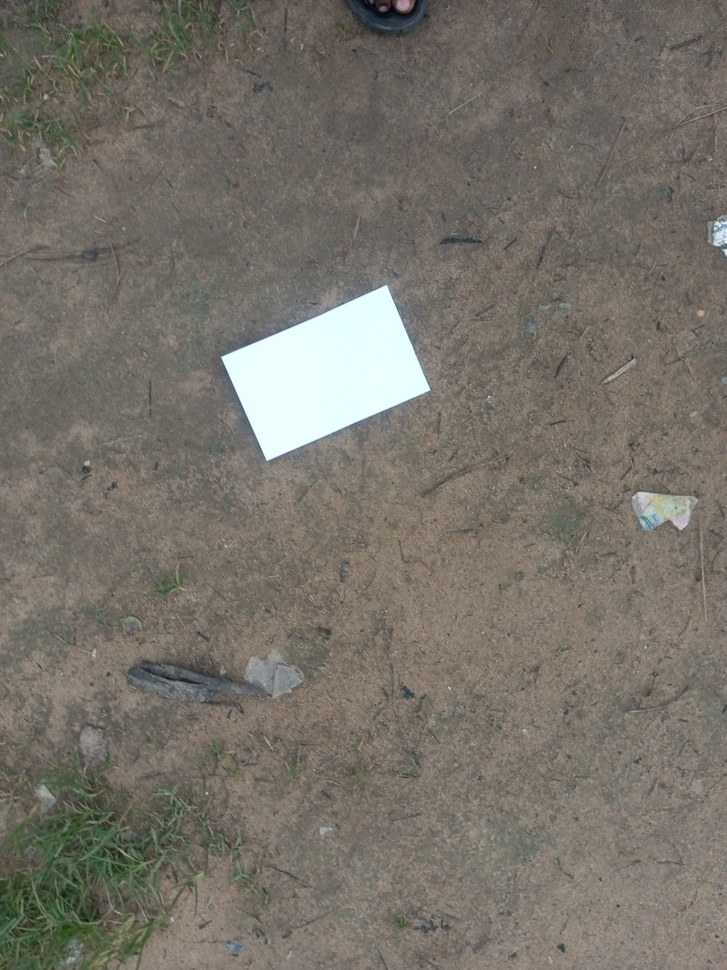
#> input picture input/IMG_20260708_182317_773.jpg, 727 x 970 px, shrunk from 3048 x 4064 before the run; its folder holds only this picture in this run
$ python shape_detector.py
#> lines starting #> are read from the running program, lines starting #| are printed output that depends on the picture; after the words box and inside, x2 and y2 are one past the last pixel; in counts of white or black regions, pixels touching at a corner belong together
#> in process_image, image is the input picture: shape (970, 727, 3); mean B, G, R 104.8, 113.4, 118.1
"""
Detect and classify cardboard geometric shapes in static drone images.

Usage:
    python shape_detector.py
    python shape_detector.py input --output output
    python shape_detector.py input --method adaptive
    python shape_detector.py input --method canny --min-area 2500
    python shape_detector.py input --method hsv --hsv-target cardboard
    python shape_detector.py input --method hsv --hsv-target white

The default method is "auto", which compares adaptive thresholding and Canny
edge detection and uses the one that produces the cleaner contour set.
"""

from __future__ import annotations

import argparse
import csv
import logging
from dataclasses import dataclass
from pathlib import Path
from typing import Iterable

import cv2
import numpy as np


# -----------------------------
# Tunable project parameters
# -----------------------------

BLUR_KERNEL_SIZE = 9
ADAPTIVE_BLOCK_SIZE = 41
ADAPTIVE_C = 5
CANNY_LOW_THRESHOLD = 50
CANNY_HIGH_THRESHOLD = 150
MORPH_OPEN_KERNEL_SIZE = 5
MIN_CONTOUR_AREA = 1500.0
APPROX_EPSILON_FACTOR = 0.03

# Four-sided shapes are treated as squares when their bounding box is near 1:1.
# The tolerance is intentionally broad because drone images may have mild tilt.
SQUARE_ASPECT_TOLERANCE = 0.22

# High circularity is close to 1.0 for a perfect circle.
CIRCLE_MIN_CIRCULARITY = 0.78
CIRCLE_ASPECT_TOLERANCE = 0.20
CIRCLE_MIN_ENCLOSING_FILL = 0.96
ELLIPSE_MIN_CIRCULARITY = 0.45
ELLIPSE_MIN_ASPECT_RATIO = 1.20
HIGH_VERTEX_ROUND_MIN_CIRCULARITY = ELLIPSE_MIN_CIRCULARITY

# Shape validity gates. These run before a contour is accepted as a known shape.
SHAPE_CONFIDENCE_THRESHOLD = 0.75
CONVEXITY_MIN_RATIO = 0.90
SIDE_LENGTH_CV_MAX = 0.25
ANGLE_CV_MAX = 0.20
AREA_DEVIATION_MAX = 0.30

# Optional HSV fallback. Pick a named target with --hsv-target, or override the
# exact bounds with --hsv-lower/--hsv-upper when a real cutout color needs tuning.
HSV_CARDBOARD_LOWER = (5, 45, 45)
HSV_CARDBOARD_UPPER = (35, 255, 255)
HSV_WHITE_LOWER = (0, 0, 180)
HSV_WHITE_UPPER = (179, 40, 255)
HSV_TARGETS = {
    "cardboard": (HSV_CARDBOARD_LOWER, HSV_CARDBOARD_UPPER),
    "white": (HSV_WHITE_LOWER, HSV_WHITE_UPPER),
}
DEFAULT_HSV_TARGET = "cardboard"
HSV_LOWER = HSV_CARDBOARD_LOWER
HSV_UPPER = HSV_CARDBOARD_UPPER

LABEL_FONT = cv2.FONT_HERSHEY_SIMPLEX
LABEL_SCALE = 1.0
LABEL_THICKNESS = 2
ANNOTATION_BASE_LONG_EDGE = 1000.0
ANNOTATION_MIN_SCALE = 0.75
ANNOTATION_MAX_SCALE = 3.0
LABEL_MIN_SCALE = 0.75
LABEL_MAX_SCALE = 2.6
LABEL_MIN_THICKNESS = 2
LABEL_MAX_THICKNESS = 8
LABEL_BOX_PADDING_X = 8
LABEL_BOX_PADDING_Y = 6
ANNOTATION_MIN_THICKNESS = 1
ANNOTATION_MAX_THICKNESS = 8
CONTOUR_COLOR = (0, 255, 0)
LABEL_COLOR = (255, 255, 255)
LABEL_BACKGROUND_COLOR = (32, 32, 32)
IMAGE_SUFFIXES = {".bmp", ".jpeg", ".jpg", ".png", ".tif", ".tiff", ".webp"}


VERTEX_SHAPES = {
    3: "Triangle",
    5: "Pentagon",
    6: "Hexagon",
    7: "Heptagon",
    8: "Octagon",
    9: "Nonagon",
    10: "Decagon",
}


@dataclass(frozen=True)
class ShapeConfidence:
    score: float
    passed: bool
    reasons: tuple[str, ...]
    convexity_ratio: float
    side_length_cv: float | None
    angle_cv: float | None
    area_deviation: float | None


@dataclass(frozen=True)
class Detection:
    shape: str
    vertices: int
    area: float
    bbox: tuple[int, int, int, int]
    contour: np.ndarray
    approx: np.ndarray
    circularity: float
    confidence: float


def ensure_odd(value: int, minimum: int = 3) -> int:
    """Return an odd integer accepted by Gaussian/adaptive threshold kernels."""
    value = max(value, minimum)
    return value if value % 2 == 1 else value + 1


# [14 lines left out: function parse_hsv_triplet, not called in this run]


def resolve_hsv_bounds(
    hsv_target: str,
    hsv_lower: tuple[int, int, int] | None,
    hsv_upper: tuple[int, int, int] | None,
) -> tuple[tuple[int, int, int], tuple[int, int, int]]:
    target_lower, target_upper = HSV_TARGETS[hsv_target]
    return hsv_lower or target_lower, hsv_upper or target_upper


def preprocess_image(
    image: np.ndarray,
    method: str,
    blur_kernel_size: int = BLUR_KERNEL_SIZE,
    adaptive_block_size: int = ADAPTIVE_BLOCK_SIZE,
    adaptive_c: int = ADAPTIVE_C,
    canny_low: int = CANNY_LOW_THRESHOLD,
    canny_high: int = CANNY_HIGH_THRESHOLD,
    hsv_lower: tuple[int, int, int] = HSV_LOWER,
    hsv_upper: tuple[int, int, int] = HSV_UPPER,
    morph_kernel_size: int = MORPH_OPEN_KERNEL_SIZE,
) -> np.ndarray:
    """Create a binary image suitable for contour extraction."""
#> called with method = 'adaptive', blur_kernel_size = 9, adaptive_block_size = 41, adaptive_c = 5, canny_low = 50, canny_high = 150, hsv_lower = (5, 45, 45), hsv_upper = (35, 255, 255)
    blur_kernel_size = ensure_odd(blur_kernel_size)
    adaptive_block_size = ensure_odd(adaptive_block_size)
    morph_kernel_size = max(1, morph_kernel_size)
    morph_kernel = np.ones((morph_kernel_size, morph_kernel_size), np.uint8)

    if method == "hsv":
        hsv = cv2.cvtColor(image, cv2.COLOR_BGR2HSV)
        mask = cv2.inRange(hsv, np.array(hsv_lower), np.array(hsv_upper))
        mask = cv2.morphologyEx(mask, cv2.MORPH_OPEN, morph_kernel)
        return cv2.morphologyEx(mask, cv2.MORPH_CLOSE, morph_kernel)

    gray = cv2.cvtColor(image, cv2.COLOR_BGR2GRAY)
    blurred = cv2.GaussianBlur(gray, (blur_kernel_size, blur_kernel_size), 0)

    if method == "adaptive":
        binary = cv2.adaptiveThreshold(
            blurred,
            255,
            cv2.ADAPTIVE_THRESH_GAUSSIAN_C,
            cv2.THRESH_BINARY_INV,
            adaptive_block_size,
            adaptive_c,
        )
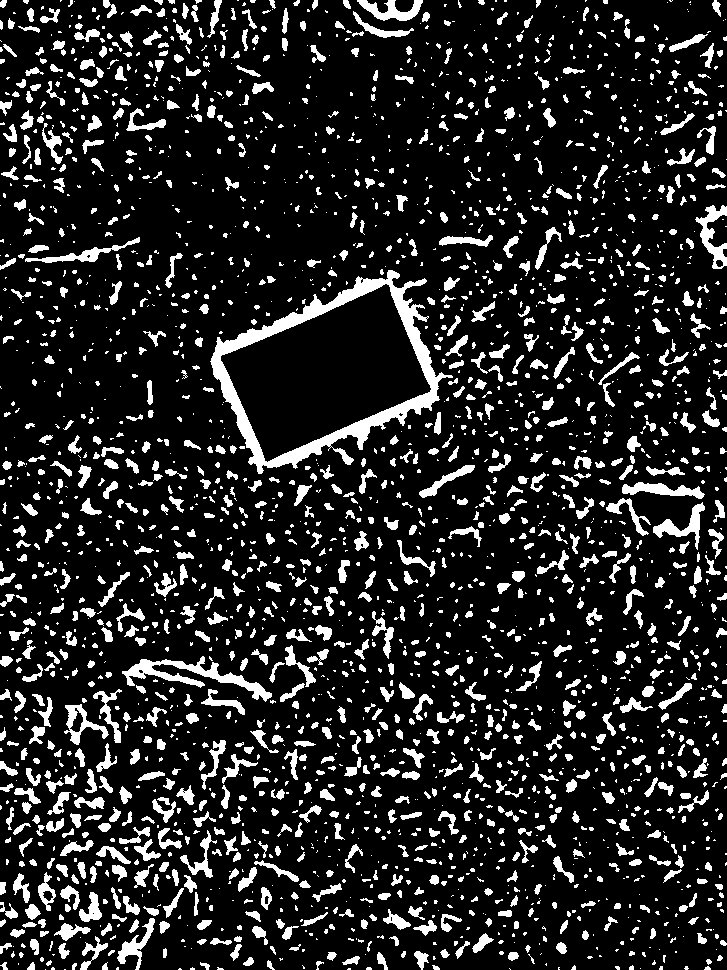
#> binary: shape (970, 727); 14.5% white; 2705 white regions (1505 under 20 px), largest, box (x1, y1, x2, y2) and area: (210, 270, 453, 474) 7902, (122, 656, 272, 702) 1742, (695, 205, 727, 269) 795
        # Opening removes small texture specks before contour extraction.
        binary = cv2.morphologyEx(binary, cv2.MORPH_OPEN, morph_kernel)
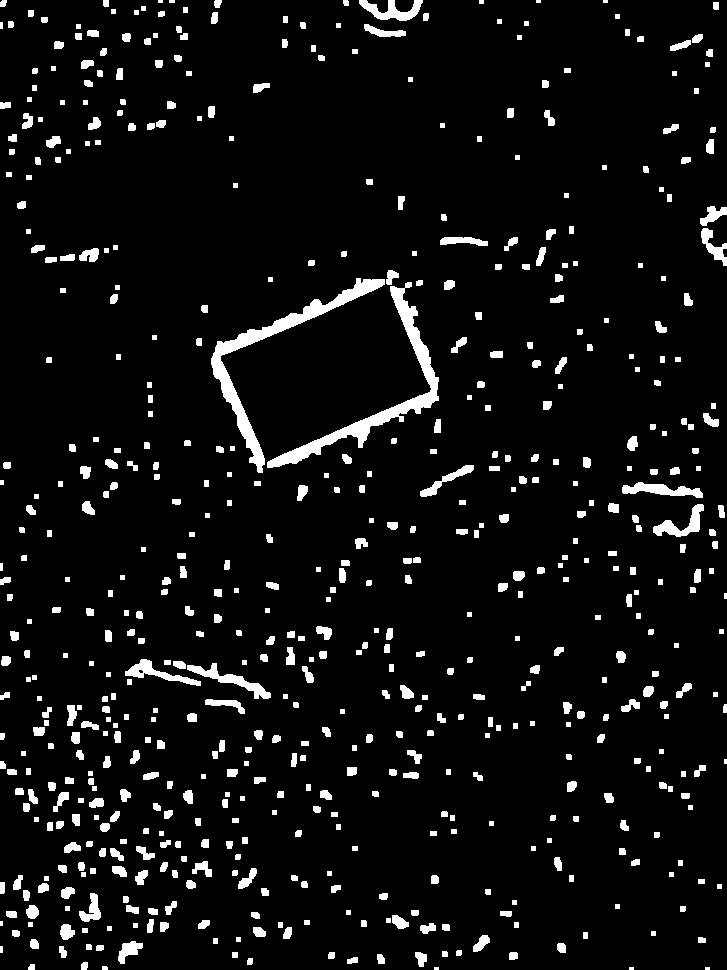
#> binary: shape (970, 727); 6.2% white; 615 white regions (10 under 20 px), largest, box (x1, y1, x2, y2) and area: (211, 278, 385, 473) 3587, (267, 282, 439, 468) 3578, (187, 663, 271, 699) 757
        return cv2.morphologyEx(binary, cv2.MORPH_CLOSE, morph_kernel)
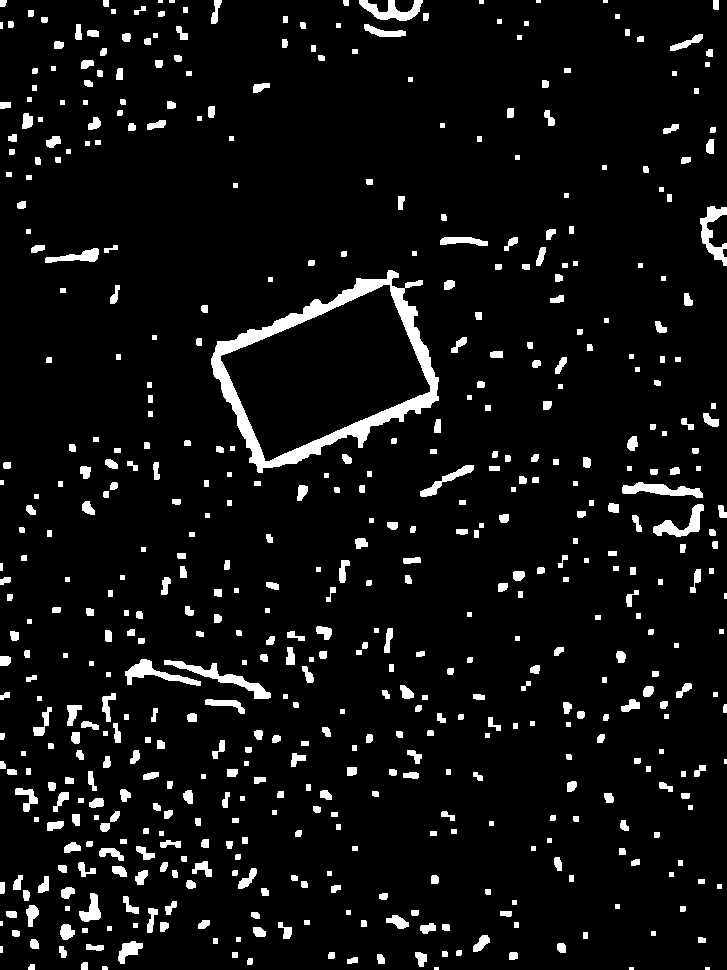
#> returned value: shape (970, 727); 6.3% white; 555 white regions (10 under 20 px)

    if method == "canny":
        edges = cv2.Canny(blurred, canny_low, canny_high)
        # Closing joins small gaps in shape outlines caused by texture/shadows.
        return cv2.morphologyEx(edges, cv2.MORPH_CLOSE, morph_kernel)

    raise ValueError(f"Unknown preprocessing method: {method}")


def get_contours(binary: np.ndarray, min_area: float) -> list[np.ndarray]:
    """Find external contours and remove small noise components."""
#> called with min_area = 1500
    contours, _ = cv2.findContours(binary, cv2.RETR_EXTERNAL, cv2.CHAIN_APPROX_SIMPLE)
#> contours = 555 contours, 116 with area under 20; largest, box (x1, y1, x2, y2) and area: (211, 270, 439, 473) 27485, (164, 660, 271, 699) 778, (700, 206, 727, 266) 596, (622, 482, 703, 498) 592, (125, 659, 201, 686) 590
#> (the rest of the program and of its run is left out)
